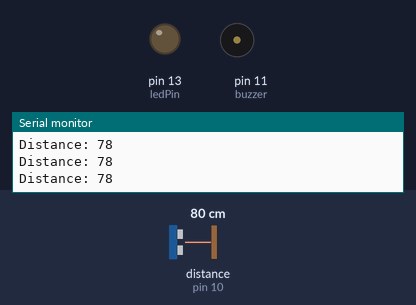
Simulated run of this sketch. Board: Arduino Uno, built with avr-gcc and run on an emulated ATmega328P. Parts: output pins drawn as LEDs (lit = HIGH), buzzer (waves = sounding, pin HIGH), the last lines printed to the serial monitor. Wiring (inferred from the names in the program): ultrasonic range finder: trigger pin 9; echo pin 10. The test bench sets the inputs (shaded band); at power-on: distance to the obstacle (sensor on pin 10) 80 cm. The echo pulse lasts 58.3 µs per cm; pins used as bus, display or sensor lines are not drawn.

Above: at 1.2 s.
1.3 s: distance to the obstacle (sensor on pin 10) set to 57 cm
2.8 s: distance to the obstacle (sensor on pin 10) set to 48 cm
At 3.7 s:
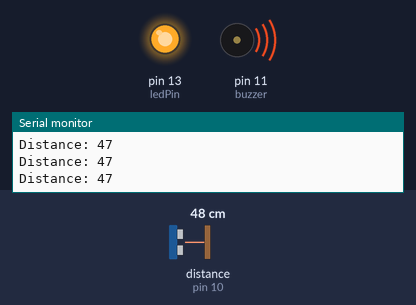
4.3 s: distance to the obstacle (sensor on pin 10) set to 60 cm
At 4.8 s:
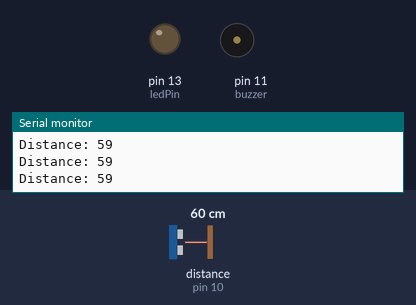
7.3 s: distance to the obstacle (sensor on pin 10) set to 18 cm
At 8.3 s:
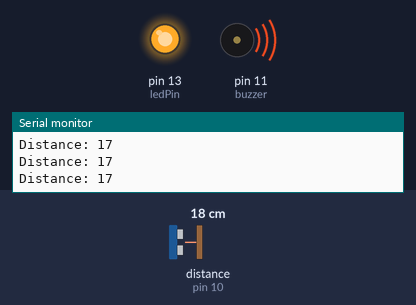
Timing chart, 0 to 9.8 s (numbered marks = the images above; inputs shaded):
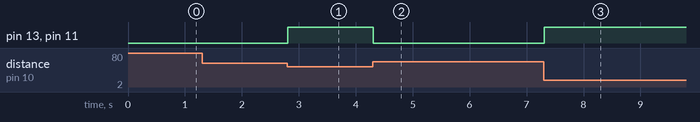

The sketch:

UltraSonicEx.ino
```cpp
// defines pins numbers
const int trigPin = 9;
const int echoPin = 10;
const int buzzer = 11;
const int ledPin = 13;

// defines variables
long duration;
int distance;
int safetyDistance;


void setup() {
pinMode(trigPin, OUTPUT); // Sets the trigPin as an Output
pinMode(echoPin, INPUT); // Sets the echoPin as an Input
pinMode(buzzer, OUTPUT);
pinMode(ledPin, OUTPUT);
Serial.begin(9600); // Starts the serial communication
}


void loop() {
// Clears the trigPin
digitalWrite(trigPin, LOW);
delayMicroseconds(2);

// Sets the trigPin on HIGH state for 10 micro seconds
digitalWrite(trigPin, HIGH);
delayMicroseconds(10);
digitalWrite(trigPin, LOW);

// Reads the echoPin, returns the sound wave travel time in microseconds
duration = pulseIn(echoPin, HIGH);

// Calculating the distance
distance= duration*0.034/2;

safetyDistance = distance;
if (safetyDistance <= 50 && safetyDistance >= 15){
  digitalWrite(buzzer, HIGH);
  digitalWrite(ledPin, HIGH);
  /*
  //tone(piezoPin, 1000, 100);
  delay(100);
   tone(piezoPin, 2000, 200);
delay(100);
   tone(piezoPin, 3000, 200);
delay(100);
   tone(piezoPin, 4000, 200);
delay(100);
   tone(piezoPin, 5000, 200);
delay(100);
   tone(piezoPin, 6000, 200);
delay(100);
   tone(piezoPin, 7000, 200);
delay(100);
   tone(piezoPin, 8000, 200);
delay(100);
   tone(piezoPin, 9000, 200);
delay(100);
   tone(piezoPin, 10000, 200);
delay(100);
   tone(piezoPin, 11000, 200);
delay(100);
   tone(piezoPin, 12000, 200);
delay(100);
   tone(piezoPin, 13000, 200);
delay(100);
   tone(piezoPin, 14000, 200);
delay(100);
   tone(piezoPin, 15000, 200);
delay(100);
   tone(piezoPin, 16000, 200);
delay(100);
   tone(piezoPin, 17000, 200);
delay(100);
   tone(piezoPin, 18000, 200) */
}
else{
  digitalWrite(buzzer, LOW);
  digitalWrite(ledPin, LOW);
}

// Prints the distance on the Serial Monitor
Serial.print("Distance: ");
Serial.println(distance);
}
```

Measured:
- the behaviour switches between 52 and 51 cm on distance to the obstacle (sensor on pin 10) (found by bisection; images 0 and 1)
- after the input at 2.8 s, pin 13 (ledPin), pin 11 (buzzer): LOW → HIGH at once
- after the input at 4.3 s, pin 13 (ledPin), pin 11 (buzzer): HIGH → LOW at once
- after the input at 7.3 s, pin 13 (ledPin), pin 11 (buzzer): LOW → HIGH at once
